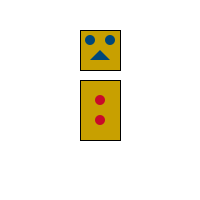
Frame 1 (no input)
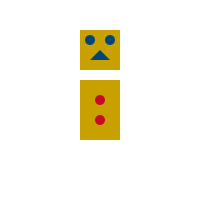
Frame 60 (the mouse pressed at the canvas centre just before this capture)
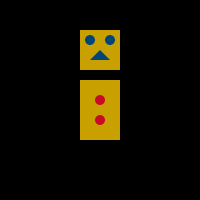
Frame 120 (the mouse held since frame 60 and released just before this capture)

The Processing sketch that drew these frames (run headless with seeded random() and noise(); from frame 60 on, the mouse is pressed at the canvas centre):

// Processing sketch: processing_89783
// ── processing_89783.pde

void setup()
{
 size(200,200);
}
void draw()
{

 if (mouseX<width/2)
 {
  background(255);
 }
 else
 {
  background(0);
 }
 
  fill(200,160,0);
  rect(80,30,40,40);
  rect(80,80,40,60);
  fill(0,70,120);
  noStroke();
  ellipse(90,40,10,10);
  ellipse(110,40,10,10);
  triangle(100,50,90,60,110,60);
  fill(200,10,40);
  ellipse(100,100,10,10);
  ellipse(100,120,10,10);
}
